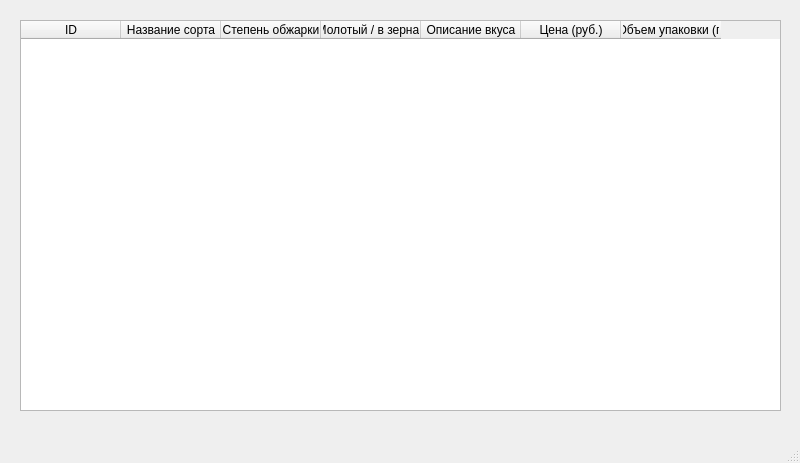
<?xml version="1.0" encoding="UTF-8"?>
<ui version="4.0">
 <class>MainWindow</class>
 <widget class="QMainWindow" name="MainWindow">
  <property name="geometry">
   <rect>
    <x>0</x>
    <y>0</y>
    <width>800</width>
    <height>463</height>
   </rect>
  </property>
  <property name="windowTitle">
   <string>MainWindow</string>
  </property>
  <widget class="QWidget" name="centralwidget">
   <widget class="QTableWidget" name="tw">
    <property name="geometry">
     <rect>
      <x>20</x>
      <y>20</y>
      <width>761</width>
      <height>391</height>
     </rect>
    </property>
    <column>
     <property name="text">
      <string>ID</string>
     </property>
    </column>
    <column>
     <property name="text">
      <string>Название сорта</string>
     </property>
    </column>
    <column>
     <property name="text">
      <string>Степень обжарки</string>
     </property>
    </column>
    <column>
     <property name="text">
      <string>Молотый / в зернах</string>
     </property>
    </column>
    <column>
     <property name="text">
      <string>Описание вкуса</string>
     </property>
    </column>
    <column>
     <property name="text">
      <string>Цена (руб.)</string>
     </property>
    </column>
    <column>
     <property name="text">
      <string>Объем упаковки (г)</string>
     </property>
    </column>
   </widget>
  </widget>
  <widget class="QMenuBar" name="menubar">
   <property name="geometry">
    <rect>
     <x>0</x>
     <y>0</y>
     <width>800</width>
     <height>21</height>
    </rect>
   </property>
  </widget>
  <widget class="QStatusBar" name="statusbar"/>
 </widget>
 <resources/>
 <connections/>
</ui>
